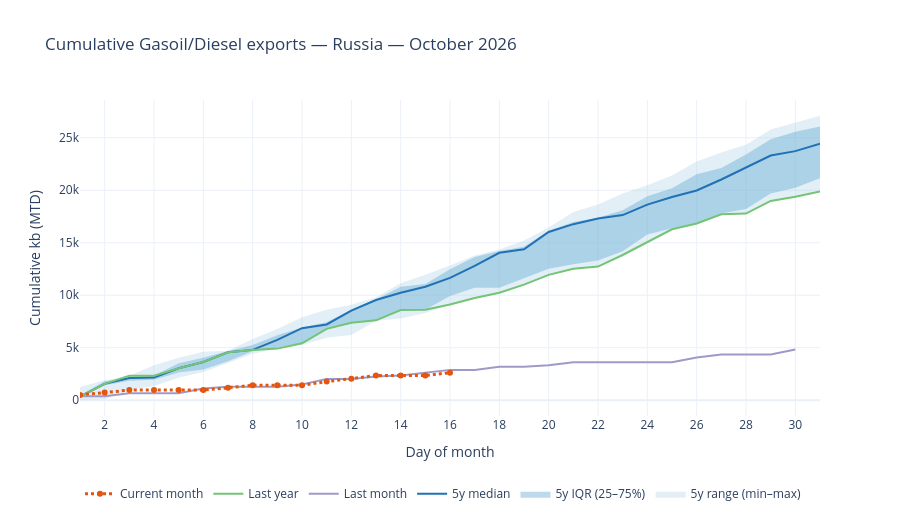

The notebook cell this image was saved under:
### Markdown cell above
## 4. Plot (plotly — this `go.Figure` drops straight into a Dash `dcc.Graph`)

### Code cell
import plotly.graph_objects as go

month_name = calendar.month_name[MONTH]
unit_label = "kb" if UNIT == "kb" else "kbd (cumulated)"
x = band.index

fig = go.Figure()
# min-max range band
fig.add_trace(go.Scatter(x=x, y=band["max"], line=dict(width=0), hoverinfo="skip",
                         showlegend=False))
fig.add_trace(go.Scatter(x=x, y=band["min"], fill="tonexty", line=dict(width=0),
                         fillcolor="rgba(158,202,225,0.30)",
                         name=f"{N_HISTORY}y range (min–max)", hoverinfo="skip"))
# interquartile band
fig.add_trace(go.Scatter(x=x, y=band["p75"], line=dict(width=0), hoverinfo="skip",
                         showlegend=False))
fig.add_trace(go.Scatter(x=x, y=band["p25"], fill="tonexty", line=dict(width=0),
                         fillcolor="rgba(107,174,214,0.45)",
                         name=f"{N_HISTORY}y IQR (25–75%)", hoverinfo="skip"))
# median + overlays
fig.add_trace(go.Scatter(x=x, y=band["median"], name=f"{N_HISTORY}y median",
                         line=dict(color="#2171b5", width=2)))
fig.add_trace(go.Scatter(x=last_mo.index, y=last_mo.values, name="Last month",
                         line=dict(color="#9e9ac8", width=2)))
fig.add_trace(go.Scatter(x=last_yr.index, y=last_yr.values, name="Last year",
                         line=dict(color="#74c476", width=2)))
fig.add_trace(go.Scatter(x=current.index, y=current.values, name="Current month",
                         line=dict(color="#e6550d", width=3, dash="dot")))

fig.update_layout(
    title=f"Cumulative {PRODUCT_LABEL} exports — {LOCATION_LABEL} — {month_name} {TARGET_YEAR}"
          + ("  (MOCK DATA)" if USE_MOCK else ""),
    xaxis_title="Day of month", yaxis_title=f"Cumulative {unit_label} (MTD)",
    xaxis=dict(range=[1, 31], dtick=2), template="plotly_white",
    legend=dict(orientation="h", y=-0.2), height=520,
)
fig.show()

### Figure 1 — Plotly figure (JSON) as saved in the notebook; plotly's stock layout.template omitted (floating-point values rounded to 4 significant figures)
{"data": [{"hoverinfo": "skip", "line": {"width": 0}, "showlegend": false, "type": "scatter", "x": [1, 2, 3, 4, 5, 6, 7, 8, 9, 10, 11, 12, 13, 14, 15, 16, 17, 18, 19, 20, 21, 22, 23, 24, 25, 26, 27, 28, 29, 30, 31], "y": [1253.0, 1906.0, 2338.0, 3326.0, 4050.0, 4614.0, 4713.0, 5820.0, 6792.0, 7907.0, 8618.0, 9090.0, 9809.0, 11140.0, 11950.0, 12830.0, 13780.0, 14350.0, 15210.0, 16460.0, 17930.0, 18630.0, 19700.0, 20480.0, 21400.0, 22740.0, 23590.0, 24330.0, 25790.0, 26440.0, 27090.0]}, {"fill": "tonexty", "fillcolor": "rgba(158,202,225,0.30)", "hoverinfo": "skip", "line": {"width": 0}, "name": "5y range (min–max)", "type": "scatter", "x": [1, 2, 3, 4, 5, 6, 7, 8, 9, 10, 11, 12, 13, 14, 15, 16, 17, 18, 19, 20, 21, 22, 23, 24, 25, 26, 27, 28, 29, 30, 31], "y": [0.0, 102.2, 978.1, 1350.0, 2132.0, 2681.0, 3547.0, 4433.0, 4915.0, 5264.0, 5953.0, 6219.0, 7569.0, 7782.0, 8307.0, 9116.0, 9742.0, 10240.0, 11010.0, 11940.0, 12520.0, 12730.0, 13830.0, 15100.0, 16280.0, 16750.0, 17710.0, 17780.0, 18990.0, 19370.0, 19900.0]}, {"hoverinfo": "skip", "line": {"width": 0}, "showlegend": false, "type": "scatter", "x": [1, 2, 3, 4, 5, 6, 7, 8, 9, 10, 11, 12, 13, 14, 15, 16, 17, 18, 19, 20, 21, 22, 23, 24, 25, 26, 27, 28, 29, 30, 31], "y": [483.5, 1807.0, 2130.0, 2338.0, 3529.0, 4050.0, 4687.0, 5261.0, 6192.0, 6937.0, 7426.0, 8636.0, 9607.0, 10810.0, 11080.0, 12480.0, 13640.0, 14220.0, 14630.0, 16150.0, 16970.0, 17380.0, 18100.0, 19430.0, 20190.0, 21530.0, 22120.0, 23410.0, 24860.0, 25570.0, 26080.0]}, {"fill": "tonexty", "fillcolor": "rgba(107,174,214,0.45)", "hoverinfo": "skip", "line": {"width": 0}, "name": "5y IQR (25–75%)", "type": "scatter", "x": [1, 2, 3, 4, 5, 6, 7, 8, 9, 10, 11, 12, 13, 14, 15, 16, 17, 18, 19, 20, 21, 22, 23, 24, 25, 26, 27, 28, 29, 30, 31], "y": [268.5, 1425.0, 1841.0, 1943.0, 2642.0, 2929.0, 3711.0, 4668.0, 5024.0, 5419.0, 6800.0, 7386.0, 7610.0, 8584.0, 8608.0, 9916.0, 10700.0, 10700.0, 11610.0, 12530.0, 12950.0, 13320.0, 14190.0, 15780.0, 16380.0, 16840.0, 17780.0, 18200.0, 19680.0, 20250.0, 21150.0]}, {"line": {"color": "#2171b5", "width": 2}, "name": "5y median", "type": "scatter", "x": [1, 2, 3, 4, 5, 6, 7, 8, 9, 10, 11, 12, 13, 14, 15, 16, 17, 18, 19, 20, 21, 22, 23, 24, 25, 26, 27, 28, 29, 30, 31], "y": [346.9, 1554.0, 2105.0, 2154.0, 3047.0, 3636.0, 4569.0, 4793.0, 5742.0, 6858.0, 7219.0, 8539.0, 9550.0, 10240.0, 10810.0, 11650.0, 12790.0, 14040.0, 14380.0, 16030.0, 16770.0, 17310.0, 17640.0, 18630.0, 19360.0, 19980.0, 21030.0, 22200.0, 23310.0, 23730.0, 24440.0]}, {"line": {"color": "#9e9ac8", "width": 2}, "name": "Last month", "type": "scatter", "x": [1, 2, 3, 4, 5, 6, 7, 8, 9, 10, 11, 12, 13, 14, 15, 16, 17, 18, 19, 20, 21, 22, 23, 24, 25, 26, 27, 28, 29, 30], "y": [383.2, 383.2, 659.2, 659.2, 659.2, 1112.0, 1272.0, 1272.0, 1272.0, 1496.0, 2031.0, 2031.0, 2254.0, 2344.0, 2590.0, 2889.0, 2889.0, 3187.0, 3187.0, 3336.0, 3619.0, 3619.0, 3619.0, 3619.0, 3619.0, 4059.0, 4350.0, 4357.0, 4357.0, 4829.0]}, {"line": {"color": "#74c476", "width": 2}, "name": "Last year", "type": "scatter", "x": [1, 2, 3, 4, 5, 6, 7, 8, 9, 10, 11, 12, 13, 14, 15, 16, 17, 18, 19, 20, 21, 22, 23, 24, 25, 26, 27, 28, 29, 30, 31], "y": [346.9, 1554.0, 2338.0, 2338.0, 3047.0, 3636.0, 4569.0, 4793.0, 4915.0, 5419.0, 6800.0, 7386.0, 7610.0, 8584.0, 8608.0, 9116.0, 9742.0, 10240.0, 11010.0, 11940.0, 12520.0, 12730.0, 13830.0, 15100.0, 16280.0, 16840.0, 17710.0, 17780.0, 18990.0, 19370.0, 19900.0]}, {"line": {"color": "#e6550d", "dash": "dot", "width": 3}, "name": "Current month", "type": "scatter", "x": [1, 2, 3, 4, 5, 6, 7, 8, 9, 10, 11, 12, 13, 14, 15, 16], "y": [499.9, 723.7, 962.5, 969.8, 969.8, 969.8, 1183.0, 1426.0, 1426.0, 1426.0, 1774.0, 2048.0, 2347.0, 2347.0, 2347.0, 2626.0]}], "layout": {"height": 520, "legend": {"orientation": "h", "y": -0.2}, "title": {"text": "Cumulative Gasoil/Diesel exports — Russia — October 2026"}, "xaxis": {"dtick": 2, "range": [1, 31], "title": {"text": "Day of month"}}, "yaxis": {"title": {"text": "Cumulative kb (MTD)"}}}}
